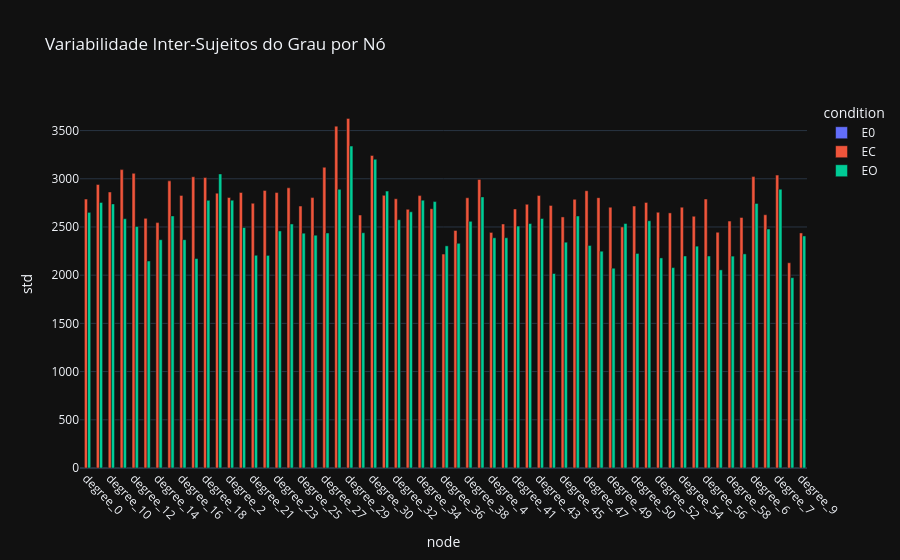

Notebook code for this chart:
### Code cell
fig = px.bar(
    degree_stats,
    x="node",
    y="std",
    color="condition",
    barmode="group",
    title="Variabilidade Inter-Sujeitos do Grau por Nó"
)
fig.update_layout(xaxis_tickangle=45)
fig.show()

### Figure 1 — Plotly figure (JSON) as saved in the notebook; plotly's stock layout.template omitted (floating-point values rounded to 4 significant figures)
{"data": [{"alignmentgroup": "True", "hovertemplate": "condition=E0<br>node=%{x}<br>std=%{y}<extra></extra>", "legendgroup": "E0", "marker": {"color": "#636efa", "pattern": {"shape": ""}}, "name": "E0", "offsetgroup": "E0", "orientation": "v", "showlegend": true, "textposition": "auto", "type": "bar", "x": ["degree_0", "degree_1", "degree_10", "degree_11", "degree_12", "degree_13", "degree_14", "degree_15", "degree_16", "degree_17", "degree_18", "degree_19", "degree_2", "degree_20", "degree_21", "degree_22", "degree_23", "degree_24", "degree_25", "degree_26", "degree_27", "degree_28", "degree_29", "degree_3", "degree_30", "degree_31", "degree_32", "degree_33", "degree_34", "degree_35", "degree_36", "degree_37", "degree_38", "degree_39", "degree_4", "degree_40", "degree_41", "degree_42", "degree_43", "degree_44", "degree_45", "degree_46", "degree_47", "degree_48", "degree_49", "degree_5", "degree_50", "degree_51", "degree_52", "degree_53", "degree_54", "degree_55", "degree_56", "degree_57", "degree_58", "degree_59", "degree_6", "degree_60", "degree_7", "degree_8", "degree_9"], "xaxis": "x", "y": [NaN, NaN, NaN, NaN, NaN, NaN, NaN, NaN, NaN, NaN, NaN, NaN, NaN, NaN, NaN, NaN, NaN, NaN, NaN, NaN, NaN, NaN, NaN, NaN, NaN, NaN, NaN, NaN, NaN, NaN, NaN, NaN, NaN, NaN, NaN, NaN, NaN, NaN, NaN, NaN, NaN, NaN, NaN, NaN, NaN, NaN, NaN, NaN, NaN, NaN, NaN, NaN, NaN, NaN, NaN, NaN, NaN, NaN, NaN, NaN, NaN], "yaxis": "y"}, {"alignmentgroup": "True", "hovertemplate": "condition=EC<br>node=%{x}<br>std=%{y}<extra></extra>", "legendgroup": "EC", "marker": {"color": "#EF553B", "pattern": {"shape": ""}}, "name": "EC", "offsetgroup": "EC", "orientation": "v", "showlegend": true, "textposition": "auto", "type": "bar", "x": ["degree_0", "degree_1", "degree_10", "degree_11", "degree_12", "degree_13", "degree_14", "degree_15", "degree_16", "degree_17", "degree_18", "degree_19", "degree_2", "degree_20", "degree_21", "degree_22", "degree_23", "degree_24", "degree_25", "degree_26", "degree_27", "degree_28", "degree_29", "degree_3", "degree_30", "degree_31", "degree_32", "degree_33", "degree_34", "degree_35", "degree_36", "degree_37", "degree_38", "degree_39", "degree_4", "degree_40", "degree_41", "degree_42", "degree_43", "degree_44", "degree_45", "degree_46", "degree_47", "degree_48", "degree_49", "degree_5", "degree_50", "degree_51", "degree_52", "degree_53", "degree_54", "degree_55", "degree_56", "degree_57", "degree_58", "degree_59", "degree_6", "degree_60", "degree_7", "degree_8", "degree_9"], "xaxis": "x", "y": [2789.0, 2940.0, 2863.0, 3095.0, 3057.0, 2589.0, 2545.0, 2978.0, 2828.0, 3021.0, 3013.0, 2851.0, 2806.0, 2858.0, 2746.0, 2880.0, 2857.0, 2906.0, 2717.0, 2805.0, 3120.0, 3546.0, 3626.0, 2624.0, 3242.0, 2828.0, 2793.0, 2683.0, 2825.0, 2690.0, 2219.0, 2464.0, 2803.0, 2994.0, 2444.0, 2531.0, 2687.0, 2735.0, 2826.0, 2724.0, 2604.0, 2787.0, 2876.0, 2804.0, 2705.0, 2500.0, 2717.0, 2755.0, 2653.0, 2646.0, 2705.0, 2611.0, 2790.0, 2445.0, 2561.0, 2599.0, 3022.0, 2627.0, 3038.0, 2129.0, 2438.0], "yaxis": "y"}, {"alignmentgroup": "True", "hovertemplate": "condition=EO<br>node=%{x}<br>std=%{y}<extra></extra>", "legendgroup": "EO", "marker": {"color": "#00cc96", "pattern": {"shape": ""}}, "name": "EO", "offsetgroup": "EO", "orientation": "v", "showlegend": true, "textposition": "auto", "type": "bar", "x": ["degree_0", "degree_1", "degree_10", "degree_11", "degree_12", "degree_13", "degree_14", "degree_15", "degree_16", "degree_17", "degree_18", "degree_19", "degree_2", "degree_20", "degree_21", "degree_22", "degree_23", "degree_24", "degree_25", "degree_26", "degree_27", "degree_28", "degree_29", "degree_3", "degree_30", "degree_31", "degree_32", "degree_33", "degree_34", "degree_35", "degree_36", "degree_37", "degree_38", "degree_39", "degree_4", "degree_40", "degree_41", "degree_42", "degree_43", "degree_44", "degree_45", "degree_46", "degree_47", "degree_48", "degree_49", "degree_5", "degree_50", "degree_51", "degree_52", "degree_53", "degree_54", "degree_55", "degree_56", "degree_57", "degree_58", "degree_59", "degree_6", "degree_60", "degree_7", "degree_8", "degree_9"], "xaxis": "x", "y": [2652.0, 2755.0, 2739.0, 2586.0, 2505.0, 2147.0, 2368.0, 2615.0, 2368.0, 2172.0, 2776.0, 3050.0, 2778.0, 2494.0, 2207.0, 2205.0, 2459.0, 2531.0, 2436.0, 2415.0, 2438.0, 2891.0, 3339.0, 2440.0, 3203.0, 2872.0, 2575.0, 2657.0, 2778.0, 2764.0, 2304.0, 2331.0, 2558.0, 2812.0, 2388.0, 2388.0, 2510.0, 2536.0, 2588.0, 2017.0, 2342.0, 2614.0, 2308.0, 2249.0, 2073.0, 2536.0, 2225.0, 2565.0, 2179.0, 2079.0, 2199.0, 2301.0, 2199.0, 2055.0, 2198.0, 2221.0, 2744.0, 2479.0, 2892.0, 1974.0, 2407.0], "yaxis": "y"}], "layout": {"barmode": "group", "legend": {"title": {"text": "condition"}, "tracegroupgap": 0}, "title": {"text": "Variabilidade Inter-Sujeitos do Grau por Nó"}, "xaxis": {"anchor": "y", "domain": [0, 1], "tickangle": 45, "title": {"text": "node"}}, "yaxis": {"anchor": "x", "domain": [0, 1], "title": {"text": "std"}}}}
